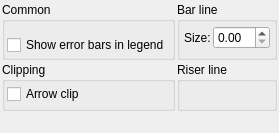
<?xml version="1.0" encoding="UTF-8"?>
<ui version="4.0">
 <class>tabErrorBars</class>
 <widget class="QWidget" name="tabErrorBars">
  <layout class="QGridLayout" name="outerLayout">
   <property name="spacing"><number>2</number></property>
   <property name="leftMargin"><number>2</number></property>
   <property name="topMargin"><number>2</number></property>
   <property name="rightMargin"><number>2</number></property>
   <property name="bottomMargin"><number>2</number></property>
   <item row="0" column="0">
    <widget class="QGroupBox" name="fraCommon">
     <property name="title"><string>Common</string></property>
     <layout class="QVBoxLayout" name="layoutCommon">
      <property name="spacing"><number>2</number></property>
      <property name="leftMargin"><number>2</number></property>
      <property name="topMargin"><number>2</number></property>
      <property name="rightMargin"><number>2</number></property>
      <property name="bottomMargin"><number>2</number></property>
      <item><widget class="StdSelector" name="cmbPlacement"/></item>
      <item><widget class="ColorSelector" name="cmbColor"/></item>
      <item><widget class="FillPatternSelector" name="cmbPattern"/></item>
      <item><widget class="StdSelector" name="chkConnectErrorBars"/></item>
      <item>
       <widget class="QCheckBox" name="chkShowInLegend">
        <property name="text"><string>Show error bars in legend</string></property>
       </widget>
      </item>
     </layout>
    </widget>
   </item>
   <item row="1" column="0">
    <widget class="QGroupBox" name="fraClipping">
     <property name="title"><string>Clipping</string></property>
     <layout class="QVBoxLayout" name="layoutClipping">
      <property name="spacing"><number>2</number></property>
      <property name="leftMargin"><number>2</number></property>
      <property name="topMargin"><number>2</number></property>
      <property name="rightMargin"><number>2</number></property>
      <property name="bottomMargin"><number>2</number></property>
      <item>
       <widget class="QCheckBox" name="chkArrowClip">
        <property name="text"><string>Arrow clip</string></property>
       </widget>
      </item>
      <item><widget class="LineWidthSelector" name="spnMaxLength"/></item>
     </layout>
    </widget>
   </item>
   <item row="0" column="1">
    <widget class="QGroupBox" name="fraBarLine">
     <property name="title"><string>Bar line</string></property>
     <layout class="QVBoxLayout" name="layoutBarLine">
      <property name="spacing"><number>2</number></property>
      <property name="leftMargin"><number>2</number></property>
      <property name="topMargin"><number>2</number></property>
      <property name="rightMargin"><number>2</number></property>
      <property name="bottomMargin"><number>2</number></property>
      <item>
       <widget class="QWidget" name="rowBarSize">
        <layout class="QHBoxLayout" name="layoutBarSize">
         <property name="spacing"><number>2</number></property>
         <property name="leftMargin"><number>2</number></property>
         <property name="topMargin"><number>2</number></property>
         <property name="rightMargin"><number>2</number></property>
         <property name="bottomMargin"><number>2</number></property>
         <item>
          <widget class="QLabel" name="lblBarSize">
           <property name="text"><string>Size:</string></property>
          </widget>
         </item>
         <item>
          <widget class="QDoubleSpinBox" name="spnBarSize">
           <property name="minimum"><double>0.000000</double></property>
           <property name="maximum"><double>10.000000</double></property>
           <property name="singleStep"><double>1.000000</double></property>
           <property name="decimals"><number>2</number></property>
          </widget>
         </item>
        </layout>
       </widget>
      </item>
      <item><widget class="LineWidthSelector" name="spnbarWidth"/></item>
      <item><widget class="LineStyleSelector" name="cmbBarStyle"/></item>
     </layout>
    </widget>
   </item>
   <item row="1" column="1">
    <widget class="QGroupBox" name="fraRiserLine">
     <property name="title"><string>Riser line</string></property>
     <layout class="QVBoxLayout" name="layoutRiserLine">
      <property name="spacing"><number>2</number></property>
      <property name="leftMargin"><number>2</number></property>
      <property name="topMargin"><number>2</number></property>
      <property name="rightMargin"><number>2</number></property>
      <property name="bottomMargin"><number>2</number></property>
      <item><widget class="LineWidthSelector" name="spnRiserWidth"/></item>
      <item><widget class="LineStyleSelector" name="cmbRiserStyle"/></item>
     </layout>
    </widget>
   </item>
   <item row="2" column="0" colspan="2">
    <spacer name="vertSpacer">
     <property name="orientation"><enum>Qt::Vertical</enum></property>
     <property name="sizeHint" stdset="0"><size><width>20</width><height>20</height></size></property>
    </spacer>
   </item>
  </layout>
 </widget>
 <customwidgets>
  <customwidget>
   <class>StdSelector</class>
   <extends>QWidget</extends>
   <header>fundamentals.h</header>
  </customwidget>
  <customwidget>
   <class>ColorSelector</class>
   <extends>QWidget</extends>
   <header>fundamentals.h</header>
  </customwidget>
  <customwidget>
   <class>FillPatternSelector</class>
   <extends>QWidget</extends>
   <header>fundamentals.h</header>
  </customwidget>
  <customwidget>
   <class>LineWidthSelector</class>
   <extends>QWidget</extends>
   <header>fundamentals.h</header>
  </customwidget>
  <customwidget>
   <class>LineStyleSelector</class>
   <extends>QWidget</extends>
   <header>fundamentals.h</header>
  </customwidget>
 </customwidgets>
 <resources/>
 <connections/>
</ui>
